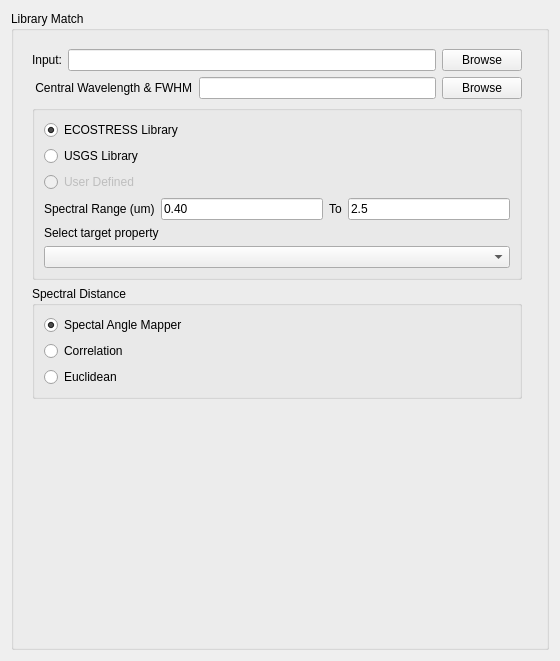
<?xml version="1.0" encoding="UTF-8"?>
<ui version="4.0">
 <class>Form</class>
 <widget class="QWidget" name="Form">
  <property name="geometry">
   <rect>
    <x>0</x>
    <y>0</y>
    <width>560</width>
    <height>661</height>
   </rect>
  </property>
  <property name="windowTitle">
   <string>Form</string>
  </property>
  <layout class="QVBoxLayout" name="verticalLayout_9">
   <item>
    <widget class="QGroupBox" name="groupBox">
     <property name="title">
      <string>Library Match</string>
     </property>
     <layout class="QVBoxLayout" name="verticalLayout_8">
      <item>
       <layout class="QHBoxLayout" name="horizontalLayout">
        <item>
         <widget class="QWidget" name="widget" native="true">
          <layout class="QVBoxLayout" name="verticalLayout_6">
           <item>
            <layout class="QGridLayout" name="gridLayout_3">
             <item row="1" column="0">
              <widget class="QGroupBox" name="groupBox_2">
               <property name="title">
                <string/>
               </property>
               <layout class="QVBoxLayout" name="verticalLayout">
                <item>
                 <layout class="QVBoxLayout" name="verticalLayout_2">
                  <item>
                   <widget class="QRadioButton" name="radioButton_2">
                    <property name="text">
                     <string>ECOSTRESS Library</string>
                    </property>
                    <property name="checked">
                     <bool>true</bool>
                    </property>
                   </widget>
                  </item>
                  <item>
                   <widget class="QRadioButton" name="radioButton_3">
                    <property name="enabled">
                     <bool>true</bool>
                    </property>
                    <property name="text">
                     <string>USGS Library</string>
                    </property>
                   </widget>
                  </item>
                  <item>
                   <widget class="QRadioButton" name="radioButton">
                    <property name="enabled">
                     <bool>false</bool>
                    </property>
                    <property name="text">
                     <string>User Defined</string>
                    </property>
                   </widget>
                  </item>
                 </layout>
                </item>
                <item>
                 <layout class="QHBoxLayout" name="horizontalLayout_2">
                  <item>
                   <widget class="QLabel" name="label">
                    <property name="text">
                     <string>Spectral Range (um)</string>
                    </property>
                   </widget>
                  </item>
                  <item>
                   <widget class="QLineEdit" name="lineEdit">
                    <property name="text">
                     <string>0.40</string>
                    </property>
                   </widget>
                  </item>
                  <item>
                   <widget class="QLabel" name="label_2">
                    <property name="text">
                     <string>To</string>
                    </property>
                   </widget>
                  </item>
                  <item>
                   <widget class="QLineEdit" name="lineEdit_2">
                    <property name="text">
                     <string>2.5</string>
                    </property>
                   </widget>
                  </item>
                 </layout>
                </item>
                <item>
                 <widget class="QLabel" name="label_76">
                  <property name="text">
                   <string>Select target property</string>
                  </property>
                  <property name="buddy">
                   <cstring></cstring>
                  </property>
                 </widget>
                </item>
                <item>
                 <widget class="QComboBox" name="comboBox"/>
                </item>
               </layout>
              </widget>
             </item>
             <item row="0" column="0">
              <layout class="QVBoxLayout" name="verticalLayout_4">
               <item>
                <layout class="QHBoxLayout" name="horizontalLayout_6">
                 <item>
                  <widget class="QLabel" name="label_4">
                   <property name="text">
                    <string>Input:</string>
                   </property>
                  </widget>
                 </item>
                 <item>
                  <widget class="QLineEdit" name="lineEdit_5"/>
                 </item>
                 <item>
                  <widget class="QPushButton" name="pushButton">
                   <property name="text">
                    <string>Browse</string>
                   </property>
                  </widget>
                 </item>
                </layout>
               </item>
               <item>
                <layout class="QHBoxLayout" name="horizontalLayout_5">
                 <item>
                  <widget class="QLabel" name="label_5">
                   <property name="text">
                    <string> Central Wavelength &amp; FWHM</string>
                   </property>
                  </widget>
                 </item>
                 <item>
                  <widget class="QLineEdit" name="lineEdit_4">
                   <property name="text">
                    <string/>
                   </property>
                  </widget>
                 </item>
                 <item>
                  <widget class="QPushButton" name="pushButton_2">
                   <property name="text">
                    <string>Browse</string>
                   </property>
                  </widget>
                 </item>
                </layout>
               </item>
              </layout>
             </item>
            </layout>
           </item>
           <item>
            <layout class="QVBoxLayout" name="verticalLayout_5">
             <item>
              <widget class="QGroupBox" name="groupBox_3">
               <property name="title">
                <string>Spectral Distance</string>
               </property>
               <layout class="QVBoxLayout" name="verticalLayout_7">
                <item>
                 <layout class="QVBoxLayout" name="verticalLayout_3">
                  <item>
                   <widget class="QRadioButton" name="radioButton_6">
                    <property name="text">
                     <string>Spectal Angle Mapper</string>
                    </property>
                    <property name="checked">
                     <bool>true</bool>
                    </property>
                   </widget>
                  </item>
                  <item>
                   <widget class="QRadioButton" name="radioButton_5">
                    <property name="text">
                     <string>Correlation</string>
                    </property>
                   </widget>
                  </item>
                  <item>
                   <widget class="QRadioButton" name="radioButton_4">
                    <property name="text">
                     <string>Euclidean</string>
                    </property>
                   </widget>
                  </item>
                 </layout>
                </item>
               </layout>
              </widget>
             </item>
            </layout>
           </item>
           <item>
            <spacer name="verticalSpacer">
             <property name="orientation">
              <enum>Qt::Vertical</enum>
             </property>
             <property name="sizeHint" stdset="0">
              <size>
               <width>20</width>
               <height>251</height>
              </size>
             </property>
            </spacer>
           </item>
          </layout>
         </widget>
        </item>
        <item>
         <widget class="QMatplotlibWidget" name="widget_feature_5" native="true">
          <property name="enabled">
           <bool>true</bool>
          </property>
         </widget>
        </item>
       </layout>
      </item>
     </layout>
    </widget>
   </item>
  </layout>
 </widget>
 <customwidgets>
  <customwidget>
   <class>QMatplotlibWidget</class>
   <extends>QWidget</extends>
   <header>Ui.qmatplotlibwidget</header>
   <container>1</container>
  </customwidget>
 </customwidgets>
 <resources/>
 <connections/>
</ui>
